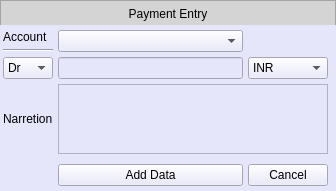
<?xml version="1.0" encoding="UTF-8"?>
<ui version="4.0">
 <class>MainWindow</class>
 <widget class="QMainWindow" name="MainWindow">
  <property name="geometry">
   <rect>
    <x>0</x>
    <y>0</y>
    <width>336</width>
    <height>190</height>
   </rect>
  </property>
  <property name="windowTitle">
   <string>MainWindow</string>
  </property>
  <property name="styleSheet">
   <string notr="true"/>
  </property>
  <widget class="QWidget" name="centralwidget">
   <property name="styleSheet">
    <string notr="true"/>
   </property>
   <layout class="QGridLayout" name="gridLayout_2">
    <property name="leftMargin">
     <number>0</number>
    </property>
    <property name="topMargin">
     <number>0</number>
    </property>
    <property name="rightMargin">
     <number>0</number>
    </property>
    <property name="bottomMargin">
     <number>0</number>
    </property>
    <property name="spacing">
     <number>0</number>
    </property>
    <item row="0" column="0">
     <widget class="QFrame" name="fheader">
      <property name="minimumSize">
       <size>
        <width>0</width>
        <height>25</height>
       </size>
      </property>
      <property name="styleSheet">
       <string notr="true">background-color: rgb(212, 212, 212);
font: 63 11pt &quot;Segoe UI Semibold&quot;;
color:#000000</string>
      </property>
      <property name="frameShape">
       <enum>QFrame::StyledPanel</enum>
      </property>
      <property name="frameShadow">
       <enum>QFrame::Raised</enum>
      </property>
      <layout class="QGridLayout" name="gridLayout_3">
       <property name="leftMargin">
        <number>0</number>
       </property>
       <property name="topMargin">
        <number>0</number>
       </property>
       <property name="rightMargin">
        <number>0</number>
       </property>
       <property name="bottomMargin">
        <number>0</number>
       </property>
       <property name="spacing">
        <number>0</number>
       </property>
       <item row="0" column="0">
        <widget class="QLabel" name="label_3">
         <property name="minimumSize">
          <size>
           <width>0</width>
           <height>25</height>
          </size>
         </property>
         <property name="text">
          <string>Payment Entry</string>
         </property>
         <property name="alignment">
          <set>Qt::AlignCenter</set>
         </property>
        </widget>
       </item>
      </layout>
     </widget>
    </item>
    <item row="1" column="0">
     <widget class="QWidget" name="widget" native="true">
      <property name="styleSheet">
       <string notr="true">QWidget{
	background-color: rgb(230, 230, 250);
}

QPushButton:hover {
  border-radius: 05px;
  color:#000000;
  background-color:#9BA4B5;
  border: 0px solid ;
}</string>
      </property>
      <layout class="QGridLayout" name="gridLayout">
       <property name="leftMargin">
        <number>3</number>
       </property>
       <property name="topMargin">
        <number>0</number>
       </property>
       <property name="rightMargin">
        <number>3</number>
       </property>
       <property name="bottomMargin">
        <number>0</number>
       </property>
       <property name="spacing">
        <number>5</number>
       </property>
       <item row="0" column="1">
        <widget class="Line" name="line_5">
         <property name="styleSheet">
          <string notr="true">background-color: transparent</string>
         </property>
         <property name="orientation">
          <enum>Qt::Vertical</enum>
         </property>
        </widget>
       </item>
       <item row="1" column="0">
        <widget class="QLabel" name="label">
         <property name="text">
          <string>Account</string>
         </property>
        </widget>
       </item>
       <item row="1" column="1" rowspan="2">
        <widget class="QComboBox" name="cbAccountName"/>
       </item>
       <item row="2" column="0">
        <widget class="Line" name="line">
         <property name="orientation">
          <enum>Qt::Horizontal</enum>
         </property>
        </widget>
       </item>
       <item row="3" column="0">
        <widget class="QComboBox" name="cbDrCr">
         <item>
          <property name="text">
           <string>Dr</string>
          </property>
         </item>
         <item>
          <property name="text">
           <string>Cr</string>
          </property>
         </item>
        </widget>
       </item>
       <item row="3" column="1">
        <widget class="QLineEdit" name="leAmount">
         <property name="placeholderText">
          <string/>
         </property>
        </widget>
       </item>
       <item row="3" column="2">
        <widget class="QComboBox" name="cbCurrency">
         <item>
          <property name="text">
           <string>INR</string>
          </property>
         </item>
         <item>
          <property name="text">
           <string>USD</string>
          </property>
         </item>
        </widget>
       </item>
       <item row="3" column="3">
        <widget class="Line" name="line_2">
         <property name="orientation">
          <enum>Qt::Horizontal</enum>
         </property>
        </widget>
       </item>
       <item row="4" column="0">
        <widget class="QLabel" name="label_2">
         <property name="text">
          <string>Narretion</string>
         </property>
        </widget>
       </item>
       <item row="4" column="1" colspan="2">
        <widget class="QTextBrowser" name="tbNarretion"/>
       </item>
       <item row="5" column="1">
        <widget class="Line" name="line_4">
         <property name="styleSheet">
          <string notr="true">background-color: transparent</string>
         </property>
         <property name="orientation">
          <enum>Qt::Vertical</enum>
         </property>
        </widget>
       </item>
       <item row="6" column="1">
        <widget class="QPushButton" name="pdAddRaw">
         <property name="text">
          <string>Add Data</string>
         </property>
         <property name="shortcut">
          <string/>
         </property>
        </widget>
       </item>
       <item row="6" column="2">
        <widget class="QPushButton" name="pbcancel">
         <property name="text">
          <string>Cancel</string>
         </property>
        </widget>
       </item>
       <item row="7" column="1">
        <widget class="Line" name="line_3">
         <property name="styleSheet">
          <string notr="true">background-color: transparent</string>
         </property>
         <property name="orientation">
          <enum>Qt::Vertical</enum>
         </property>
        </widget>
       </item>
      </layout>
     </widget>
    </item>
   </layout>
  </widget>
 </widget>
 <resources/>
 <connections/>
</ui>
